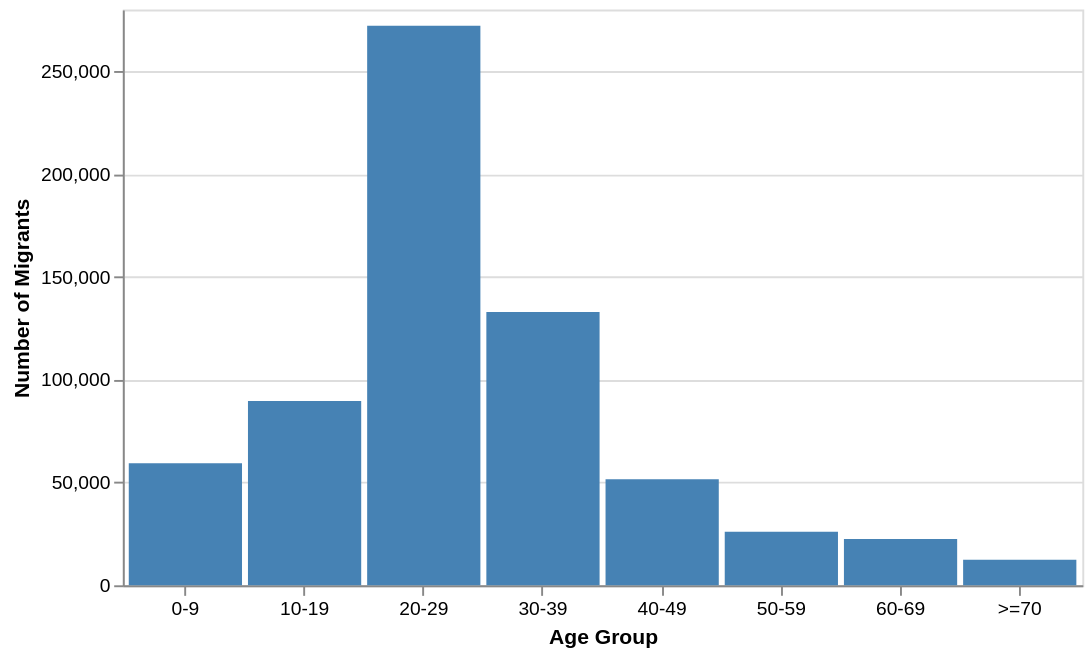

Specify this chart in Vega-Lite:
### Vega-Lite specification from a JSON file in a GitHub repository (floating-point values rounded to 4 significant figures)
{"$schema": "https://vega.github.io/schema/vega-lite/v6.json", "description": "Migrants in Australia by age group", "width": 500, "height": 300, "data": {"values": [{"category": "0-9", "amount": 59390}, {"category": "10-19", "amount": 89610}, {"category": "20-29", "amount": 272180}, {"category": "30-39", "amount": 132930}, {"category": "40-49", "amount": 51580}, {"category": "50-59", "amount": 26090}, {"category": "60-69", "amount": 22560}, {"category": ">=70", "amount": 12480}]}, "params": [{"name": "highlight", "select": {"type": "point", "fields": ["category"], "on": "pointerover", "clear": "pointerout"}}], "mark": {"type": "bar"}, "encoding": {"x": {"field": "category", "type": "nominal", "axis": {"title": "Age Group", "labelAngle": 0}}, "y": {"field": "amount", "type": "quantitative", "axis": {"title": "Number of Migrants"}}, "color": {"condition": {"param": "highlight", "value": "steelblue"}, "value": "grey"}, "tooltip": [{"field": "category", "type": "nominal", "title": "Age Group"}, {"field": "amount", "type": "quantitative", "title": "No. of migrants", "format": ","}]}, "config": {"bar": {"binSpacing": 0}, "scale": {"bandPaddingInner": 0.05, "bandPaddingOuter": 0.05}}}
